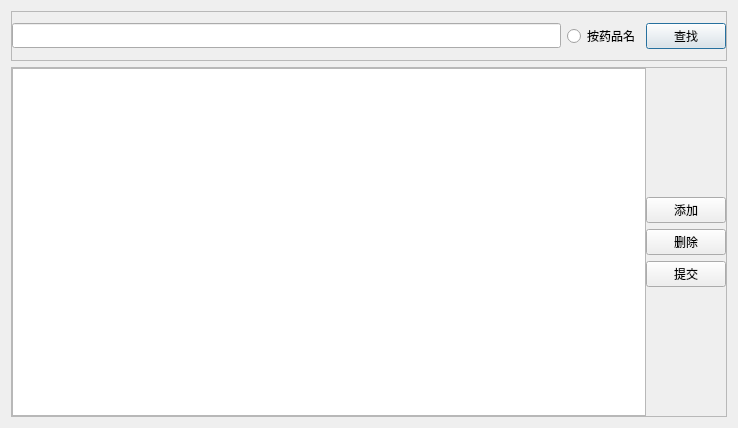
<?xml version="1.0" encoding="UTF-8"?>
<ui version="4.0">
 <class>MedicineEditor</class>
 <widget class="QDialog" name="MedicineEditor">
  <property name="geometry">
   <rect>
    <x>0</x>
    <y>0</y>
    <width>738</width>
    <height>428</height>
   </rect>
  </property>
  <property name="windowTitle">
   <string>MedicineEditor</string>
  </property>
  <layout class="QVBoxLayout" name="verticalLayout">
   <item>
    <widget class="QFrame" name="frame_2">
     <property name="frameShape">
      <enum>QFrame::StyledPanel</enum>
     </property>
     <property name="frameShadow">
      <enum>QFrame::Raised</enum>
     </property>
     <layout class="QHBoxLayout" name="horizontalLayout">
      <property name="leftMargin">
       <number>0</number>
      </property>
      <property name="rightMargin">
       <number>0</number>
      </property>
      <item>
       <widget class="QLineEdit" name="lineEdit">
        <property name="font">
         <font>
          <family>微软雅黑</family>
         </font>
        </property>
       </widget>
      </item>
      <item>
       <widget class="QRadioButton" name="radioButton">
        <property name="font">
         <font>
          <family>微软雅黑</family>
         </font>
        </property>
        <property name="text">
         <string>按药品名</string>
        </property>
       </widget>
      </item>
      <item>
       <widget class="QPushButton" name="pushButton_3">
        <property name="font">
         <font>
          <family>微软雅黑</family>
         </font>
        </property>
        <property name="text">
         <string>查找</string>
        </property>
       </widget>
      </item>
     </layout>
    </widget>
   </item>
   <item>
    <widget class="QFrame" name="frame">
     <property name="frameShape">
      <enum>QFrame::StyledPanel</enum>
     </property>
     <property name="frameShadow">
      <enum>QFrame::Raised</enum>
     </property>
     <layout class="QHBoxLayout" name="horizontalLayout_2">
      <property name="spacing">
       <number>0</number>
      </property>
      <property name="leftMargin">
       <number>0</number>
      </property>
      <property name="topMargin">
       <number>0</number>
      </property>
      <property name="rightMargin">
       <number>0</number>
      </property>
      <property name="bottomMargin">
       <number>0</number>
      </property>
      <item>
       <widget class="QTableView" name="tableView">
        <property name="font">
         <font>
          <family>微软雅黑</family>
         </font>
        </property>
       </widget>
      </item>
      <item>
       <layout class="QVBoxLayout" name="verticalLayout_2">
        <item>
         <spacer name="verticalSpacer">
          <property name="font">
           <font>
            <family>微软雅黑</family>
           </font>
          </property>
          <property name="orientation">
           <enum>Qt::Vertical</enum>
          </property>
          <property name="sizeHint" stdset="0">
           <size>
            <width>20</width>
            <height>40</height>
           </size>
          </property>
         </spacer>
        </item>
        <item>
         <widget class="QPushButton" name="pushButton">
          <property name="font">
           <font>
            <family>微软雅黑</family>
           </font>
          </property>
          <property name="text">
           <string>添加</string>
          </property>
         </widget>
        </item>
        <item>
         <widget class="QPushButton" name="pushButton_4">
          <property name="font">
           <font>
            <family>微软雅黑</family>
           </font>
          </property>
          <property name="text">
           <string>删除</string>
          </property>
         </widget>
        </item>
        <item>
         <widget class="QPushButton" name="pushButton_5">
          <property name="font">
           <font>
            <family>微软雅黑</family>
           </font>
          </property>
          <property name="text">
           <string>提交</string>
          </property>
         </widget>
        </item>
        <item>
         <spacer name="verticalSpacer_2">
          <property name="font">
           <font>
            <family>微软雅黑</family>
           </font>
          </property>
          <property name="orientation">
           <enum>Qt::Vertical</enum>
          </property>
          <property name="sizeHint" stdset="0">
           <size>
            <width>20</width>
            <height>40</height>
           </size>
          </property>
         </spacer>
        </item>
       </layout>
      </item>
     </layout>
    </widget>
   </item>
  </layout>
 </widget>
 <layoutdefault spacing="6" margin="11"/>
 <resources/>
 <connections/>
</ui>
